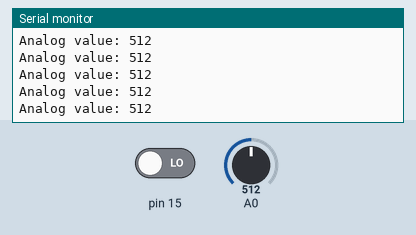
Bench run of a sketch on a simulated Arduino Uno, built with avr-gcc and run on an emulated ATmega328P. On the bench: the last lines printed to the serial monitor. Inputs (shaded band) come from the test bench; at power-on: A0 = 512, pin 15 LOW.

Above: at 1.2 s.
1.3 s: A0 set to 990
At 2.3 s:
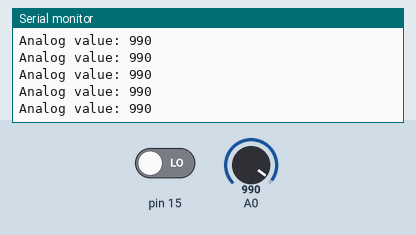
4.3 s: A0 set to 1013
At 4.8 s:
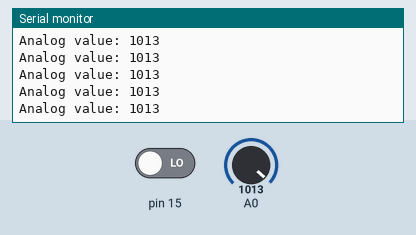
Timing chart, 0 to 7.3 s (numbered marks = the images above; inputs shaded):
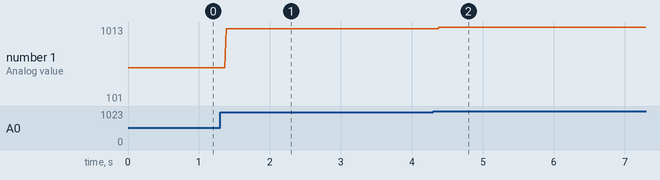

The sketch:

sound-sensor-playing.ino
```cpp
void setup() {
	Serial.begin(9600);
}

void loop() {
	int sensorValue = analogRead(A0);
	int digitalValue = digitalRead(15);

	Serial.print("Analog value: ");
	Serial.println(sensorValue);

	if (digitalValue) {
		Serial.println("The pin D is HIGH now");
		delay(1000);
	}
}
```

Measured:
- after the input at 1.3 s, the serial monitor: prints a new line after 0.08 s (image 1)
- after the input at 4.3 s, the serial monitor: prints a new line after 0.09 s (image 2)
- plotted number 1: 512 → 990 after the input at 1.3 s, 990 → 101 after the input at 4.3 s
